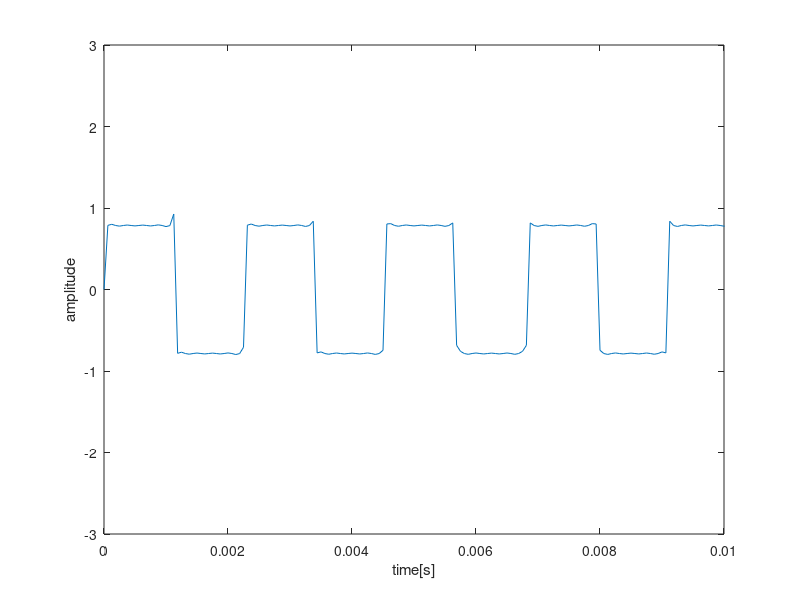
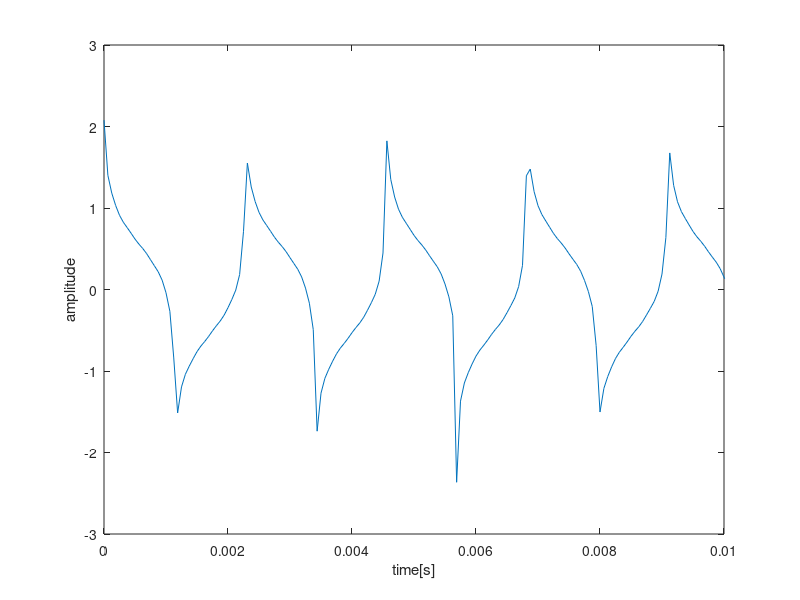
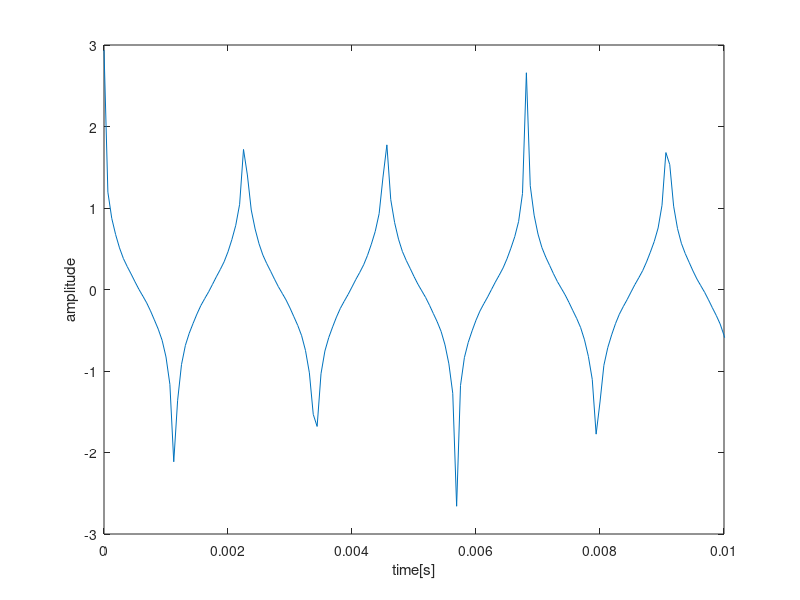
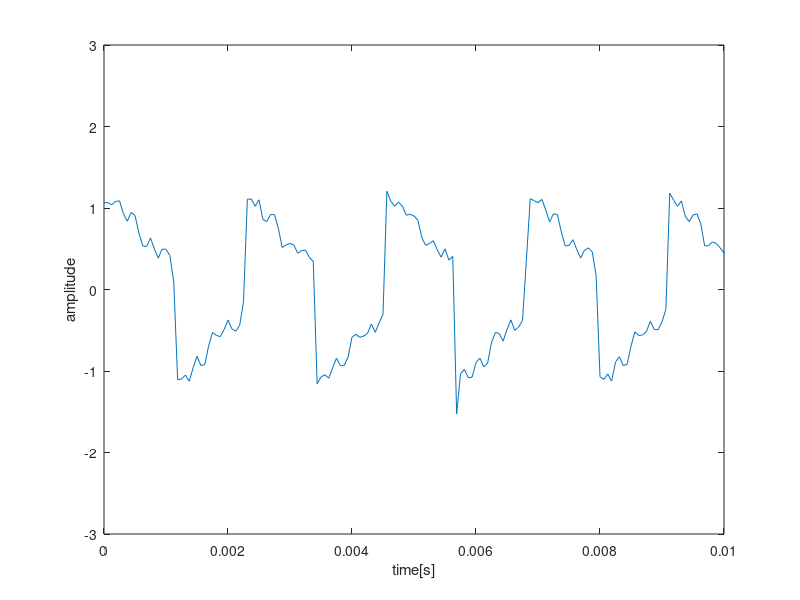

Write MATLAB code to recreate these figures, in order.
clear;
Fs = 16000;
f = 440;
t = (0:2*Fs-1) /Fs;
phi1 = pi/4;
phi2 = pi/2;

y1=0;
y2=0;
y3=0;
y4=0;
% 矩形波
for k = 1:50
    y1 = y1 + 1/(2*k-1) * sin(2*pi*f*(2*k-1)*t);
    y2 = y2 + 1/(2*k-1) * sin(2*pi*f*(2*k-1)*t+phi1);
    y3 = y3 + 1/(2*k-1) * sin(2*pi*f*(2*k-1)*t+phi2);
    y4 = y4 + 1/(2*k-1) * sin(2*pi*f*(2*k-1)*t+rand);
end

sound(y1,Fs);
pause(3);
sound(y2,Fs);
pause(3);
sound(y3,Fs);
pause(3);
sound(y4,Fs);
pause(3);

fig0 = figure;
plot(t,y1);
xlabel('time[s]');
ylabel('amplitude');
axis([0 0.01 -3 3]);
exportgraphics(fig0,'../Figures/03_11_kukei.pdf','ContentType','vector');

fig1 = figure;
plot(t,y2);
xlabel('time[s]');
ylabel('amplitude');
axis([0 0.01 -3 3]);
exportgraphics(fig1,'../Figures/03_12.pdf','ContentType','vector');

fig2 = figure;
plot(t,y3);
xlabel('time[s]');
ylabel('amplitude');
axis([0 0.01 -3 3]);
exportgraphics(fig2,'../Figures/03_13.pdf','ContentType','vector');

fig3 = figure;
plot(t,y4);
xlabel('time[s]');
ylabel('amplitude');
axis([0 0.01 -3 3]);
exportgraphics(fig3,'../Figures/03_14.pdf','ContentType','vector');